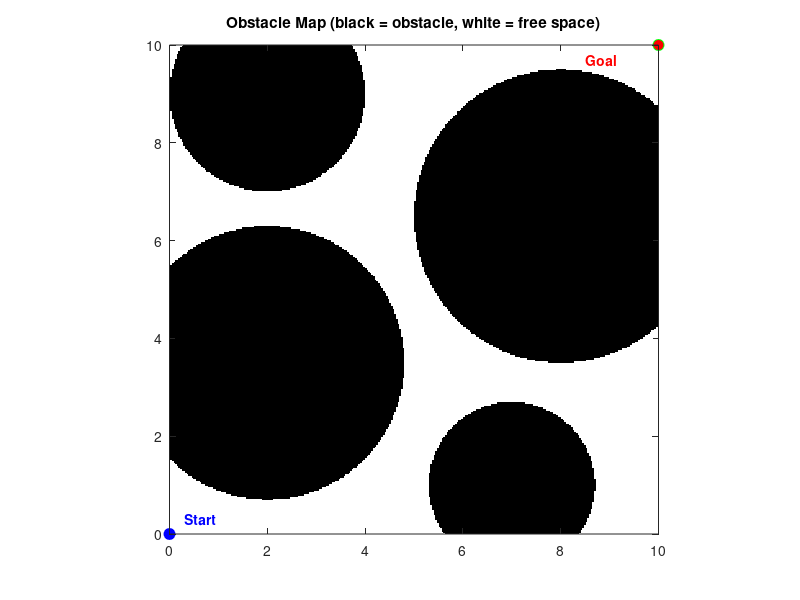

Recreate this plot in MATLAB.
%% 1) Domain and grid definition
clear; clc; close all;

nx = 300;   % number of grid points along x
ny = 300;   % number of grid points along y
xrange = [0, 10];  % x‑axis limits
yrange = [0, 10];  % y‑axis limits

xvec = linspace(xrange(1), xrange(2), nx);
yvec = linspace(yrange(1), yrange(2), ny);
[XX, YY] = meshgrid(xvec, yvec);   % XX(i,j)=x,  YY(i,j)=y

%% 2) Define circular obstacles:  [center‑x, center‑y, radius]
obstacles = [
    2, 3.5, 2.8;
    7, 1, 1.7;
    8, 6.5, 3.0;
    2, 9, 2.0
];

% Binary obstacle map: 1 = obstacle, 0 = free
obsMap = zeros(ny, nx);

for k = 1:size(obstacles,1)
    cx = obstacles(k,1);
    cy = obstacles(k,2);
    r  = obstacles(k,3);

    distSq = (XX - cx).^2 + (YY - cy).^2;
    inside = (distSq <= r^2);
    obsMap(inside) = 1;
end

%% 3) Start / goal positions
startPos = [0, 0];
goalPos  = [10, 10];

%% 4) Visualization
figure('Color','w');

% Custom colormap:
%   0 → background (white)
%   1 → obstacle   (black)
myColorMap = [1 1 1;   % background
              0 0 0];  % obstacle
colormap(myColorMap);

% Keep colorbar range in [0,1] so that the colormap indices line up
imagesc(xvec, yvec, obsMap);
caxis([0 1]);
set(gca,'YDir','normal');
axis equal tight; hold on;
title('Obstacle Map (black = obstacle, white = free space)');

% Plot start (blue) and goal (green with red fill) markers
plot(startPos(1), startPos(2), 'bo', 'MarkerFaceColor','b', 'MarkerSize',8);
plot(goalPos(1),  goalPos(2),  'go', 'MarkerFaceColor','r', 'MarkerSize',8);

% Annotate the start and goal without overlap
textOffset = 0.3;
text(startPos(1)+textOffset, startPos(2)+textOffset, 'Start', ...
     'Color','blue','FontWeight','bold', ...
     'BackgroundColor','w','Margin',2);
text(goalPos(1)-1.5, goalPos(2)-textOffset, 'Goal', ...
     'Color','red','FontWeight','bold', ...
     'BackgroundColor','w','Margin',2);

xlim(xrange); ylim(yrange);
